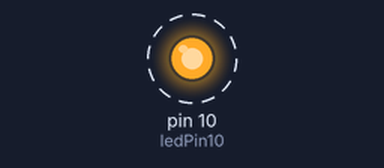
Simulated run of this sketch. Board: Arduino Uno, built with avr-gcc and run on an emulated ATmega328P. On the bench: output pins drawn as LEDs (lit = HIGH). Dashed ring = blinking.

Above: at 0.2 s.
Timing chart, 0 to 3.0 s (numbered marks = the images above):
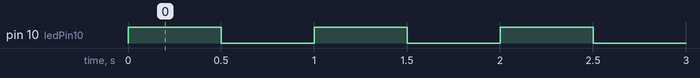

Measured:
- by itself, pin 10 (ledPin10): alternates HIGH for 0.50 s and LOW for 0.50 s

The sketch:

oefDigiUit1.ino
```cpp
const int ledPin10 = 10;
void setup() {
 Serial.begin(9600);
 pinMode(10, OUTPUT);

}

void loop() {
 static int delayPeriod = 500;
 digitalWrite (ledPin10, HIGH);
 delay (delayPeriod);
 digitalWrite (ledPin10, LOW);
 delay(delayPeriod);

}
```
